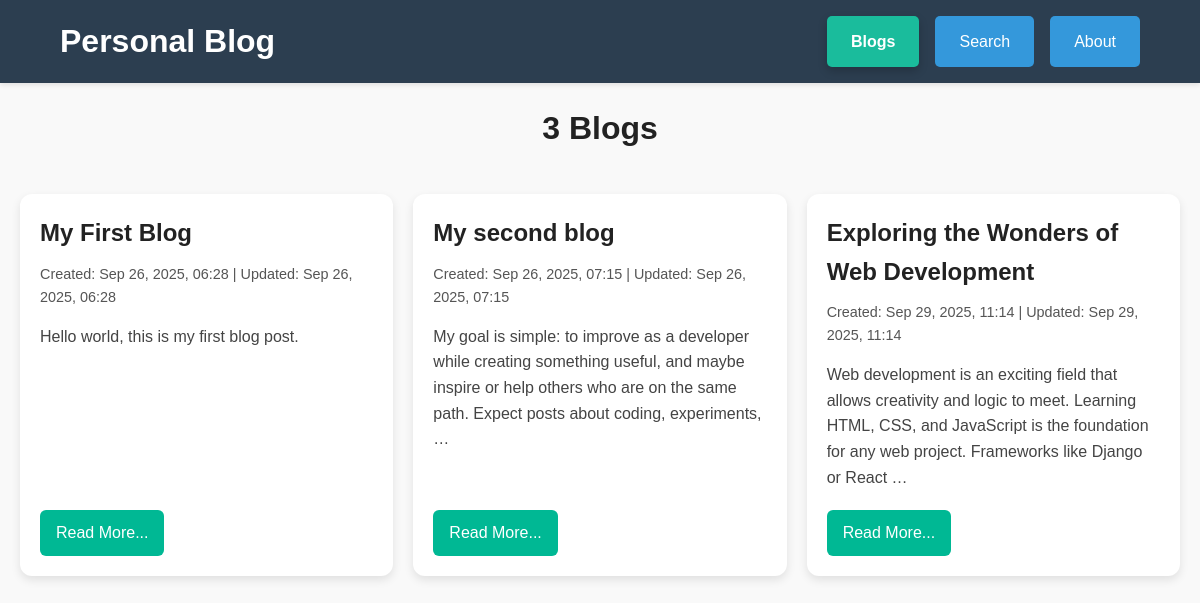
The page /blogs/ on the database as committed earlier.
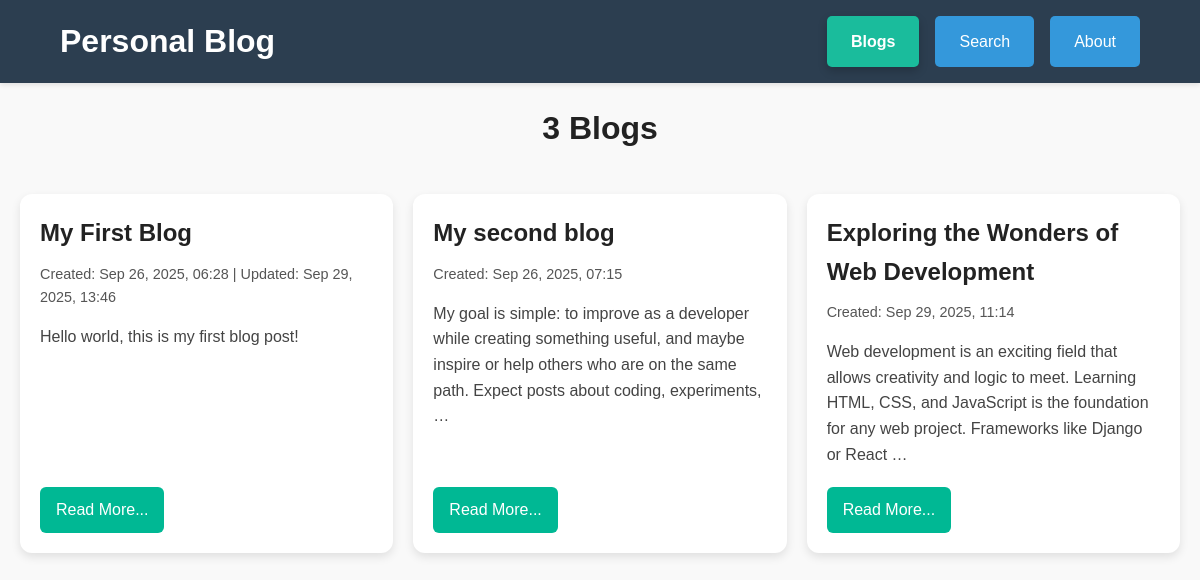
The same page on the database as committed later.
### blog/models.py (models this page shows, shortened)
class Blogs(models.Model):
    title = models.CharField(max_length=200)
    content = models.TextField()
    created_at = models.DateTimeField(auto_now_add=True)
    updated_at = models.DateTimeField(null=True, blank=True)

### blog/views.py (the view)
# urls.py: path('', lambda request: redirect('blogs')),
def blogs(request):
    blogs = Blogs.objects.all().order_by('created_at')
    return render(request, 'blog/blogs.html', {'blogs': blogs})

### blog/templates/blog/blogs.html (shortened to what this page needs)
{% extends "blog/base.html" %}
{% load static %}
{% block content %}
<link rel="stylesheet" href="{% static 'blog/blogs.css' %}">
<h1 class="page-title">{{ blogs.count }} Blogs</h1>
<div class="blogs-list">
    {% for blog in blogs %}
        <div class="blog-card">
            <h2 class="blog-title">{{ blog.title }}</h2>
            <p class="blog-meta">
                Created: {{ blog.created_at|date:"M d, Y, H:i" }}
                {% if blog.updated_at and blog.updated_at != blog.created_at %}
                    | Updated: {{ blog.updated_at|date:"M d, Y, H:i" }}
                {% endif %}
            </p>
            <p class="blog-excerpt">{{ blog.content|truncatewords:30 }}</p>
            <div class="blog-buttons">
                <a href="{% url 'blog_detail' blog.id %}" class="read-more">Read More...</a>
            </div>
        </div>
    {% empty %}
        <p>No blogs available.</p>
    {% endfor %}
</div>
{% endblock %}

### blog/templates/blog/base.html (shortened to what this page needs)
<!DOCTYPE html>
{% load static %}
<html lang="en">
<head>
    <link rel="stylesheet" href="{% static 'blog/base.css' %}">
</head>
<body>
    <header>
        <div class="container">
            <h1 class="blog-title">Personal Blog</h1>
            <nav>
                <ul class="nav-links">
                    <li><a href="{% url 'blogs' %}" class="nav-button {% if request.resolver_match.url_name == 'blogs' %}active{% endif %}">Blogs</a></li>
                    <li><a href="{% url 'search' %}" class="nav-button {% if request.resolver_match.url_name == 'search' %}active{% endif %}">Search</a></li>
                    <li><a href="{% url 'about' %}" class="nav-button {% if request.resolver_match.url_name == 'about' %}active{% endif %}">About</a></li>
                </ul>
            </nav>
        </div>
    </header>
    <main>
        {% block content %}
        {% endblock %}
    </main>
</body>
</html>

### blog/static/blog/base.css (style rules this page uses)
* { margin: 0; padding: 0; box-sizing: border-box; }
body { font-family: 'Arial', sans-serif; line-height: 1.6; color: #333; background-color: #f9f9f9; }
header { background-color: #2c3e50; color: white; padding: 1rem 0; box-shadow: 0 2px 5px rgba(0, 0, 0, 0.1); }
.container { width: 90%; max-width: 1200px; margin: 0 auto; display: flex; justify-content: space-between; align-items: center; }
.blog-title { font-size: 2rem; font-weight: 700; color: white; }
.nav-links { display: flex; list-style: none; }
.nav-button { display: inline-block; padding: 0.8rem 1.5rem; margin-left: 1rem; background-color: #3498db; color: white; text-decoration: none; border-radius: 5px; transition: all 0.3s ease; font-weight: 500; }
.nav-button.active { background-color: #1abc9c; font-weight: bold; box-shadow: 0 4px 10px rgba(0, 0, 0, 0.2); }

### blog/static/blog/blogs.css (style rules this page uses)
.page-title { margin: 20px 0; font-size: 2rem; font-weight: bold; text-align: center; color: #222; }
.blogs-list { display: grid; grid-template-columns: repeat(auto-fit, minmax(300px, 1fr)); gap: 20px; padding: 20px; }
.blog-card { display: flex; flex-direction: column; background: #ffffff; border-radius: 12px; box-shadow: 0 4px 10px rgba(0,0,0,0.1); padding: 20px; transition: transform 0.2s ease, box-shadow 0.2s ease; }
.read-more { margin-top: auto; align-self: flex-start; }
.blog-card .blog-title { margin: 0 0 10px; font-size: 1.5rem; color: #222; }
.blog-card .blog-meta { font-size: 0.9rem; color: #555; margin-bottom: 15px; }
.blog-card .blog-excerpt { font-size: 1rem; color: #444; margin-bottom: 20px; }
.blog-card .read-more { display: inline-block; background: #00b894; color: white; text-decoration: none; padding: 10px 16px; border-radius: 6px; transition: background 0.2s ease; }
.blog-buttons { display: flex; gap: 10px; margin-top: auto; }

Rows that differ between the two databases and show on the page:
changed Blogs "My First Blog": updated_at "Sep 26, 2025, 06:28" → "Sep 29, 2025, 13:46"; content "Hello world, this is my first blog post." → "Hello world, this is my first blog post!"
changed Blogs "My second blog": updated_at "Sep 26, 2025, 07:15" → (not shown)
changed Blogs "Exploring the Wonders of Web Development": updated_at "Sep 29, 2025, 11:14" → (not shown)
